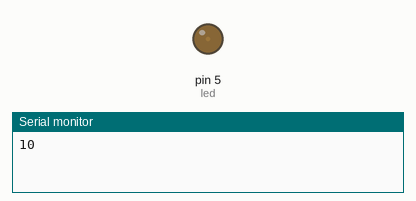
A sketch run on a simulated Arduino Uno, built with avr-gcc and run on an emulated ATmega328P. Parts: output pins drawn as LEDs (lit = HIGH), the last lines printed to the serial monitor.

Above: at 0.05 s.
At 14.07 s:
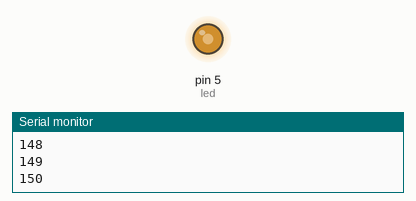
At 19.98 s:
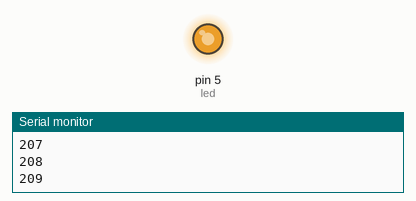
At 39.93 s:
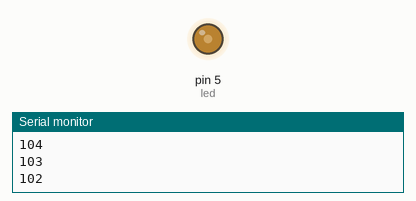
Timing chart, 0 to 40.0 s (numbered marks = the images above):
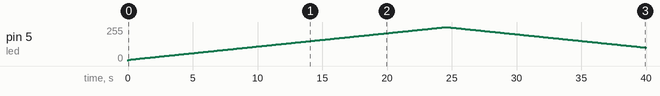

Measured:
- by itself, pin 5 (led): rises from 0/255 to 255/255 in 24.5 s, then falls to 101/255 in 15.4 s

The sketch:

sketch_nov02a.ino
```cpp
int led = 5;

void setup()
{
  Serial.begin(115200);

  pinMode(led, OUTPUT);


  digitalWrite(led, LOW);
}

void loop() {
  for(int i=10;i<255;i++){
    analogWrite(led,i);
    Serial.println(i);
    delay(100);
  }
  for(int i=255;i>10;i--){
    analogWrite(led,i);
    Serial.println(i);
    delay(100);
  }
}
```
